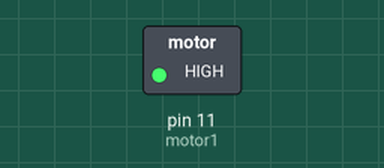
Bench run of a sketch on a simulated Arduino Uno, built with avr-gcc and run on an emulated ATmega328P. Parts: switched loads named in the sketch (green lamp = pin HIGH). What the sketch prints to the serial monitor is not drawn.

Above: at 0.1 s.
Timing chart, 0 to 1.6 s (numbered marks = the images above):
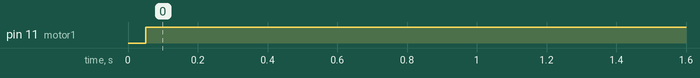

Measured:
- by itself, pin 11 (motor1): LOW → HIGH at 0.05 s

The sketch:

fullprogram.ino
```cpp
const int motor1 = 11;
const int motor2 = 1;
const int pEncA = 2;
const int pEncB = 3;

volatile long countPulses = 0;
const int timeSampling = 50; //ms
unsigned long lastTime = 0;

void setup() {
  // put your setup code here, to run once:
  Serial.begin(115200);

  pinMode(motor1, OUTPUT);
  pinMode(motor2, OUTPUT);
  pinMode(pEncA, INPUT);
  pinMode(pEncB, INPUT);

  attachInterrupt(pEncA, ISR_Encoder_A, RISING);
}

void motor(int speed) {
  if (speed > 0) {
    analogWrite(motor1, speed);
    digitalWrite(motor2, LOW);
  } else if (speed < 0) {
    analogWrite(motor1, 255 + speed);
    digitalWrite(motor2, HIGH);
  } else {
    digitalWrite(motor1, LOW);
    digitalWrite(motor2, LOW);
  }
}


void loop() {
  // put your main code here, to run repeatedly:
  unsigned long currentTime = millis();
  float deltaTime = currentTime - lastTime; //ms
  if (deltaTime >= timeSampling){
    float freqSignal = (float)countPulses/(deltaTime/1.0e3); //Hz
    countPulses = 0;
    float rpm = freqSignal * 60.0 / 3840; // 3840 = p*N; p=strep-up gear (19.2); N=pulses per revolution (200);

    Serial.println(rpm);

    lastTime = currentTime;


    motor(255);
  }
}

void ISR_Encoder_A(){
  if(digitalRead(pEncB)){
    //clockwise
    countPulses++;
  }else{
    //anti clockwise
    countPulses--;
  }
}
```
